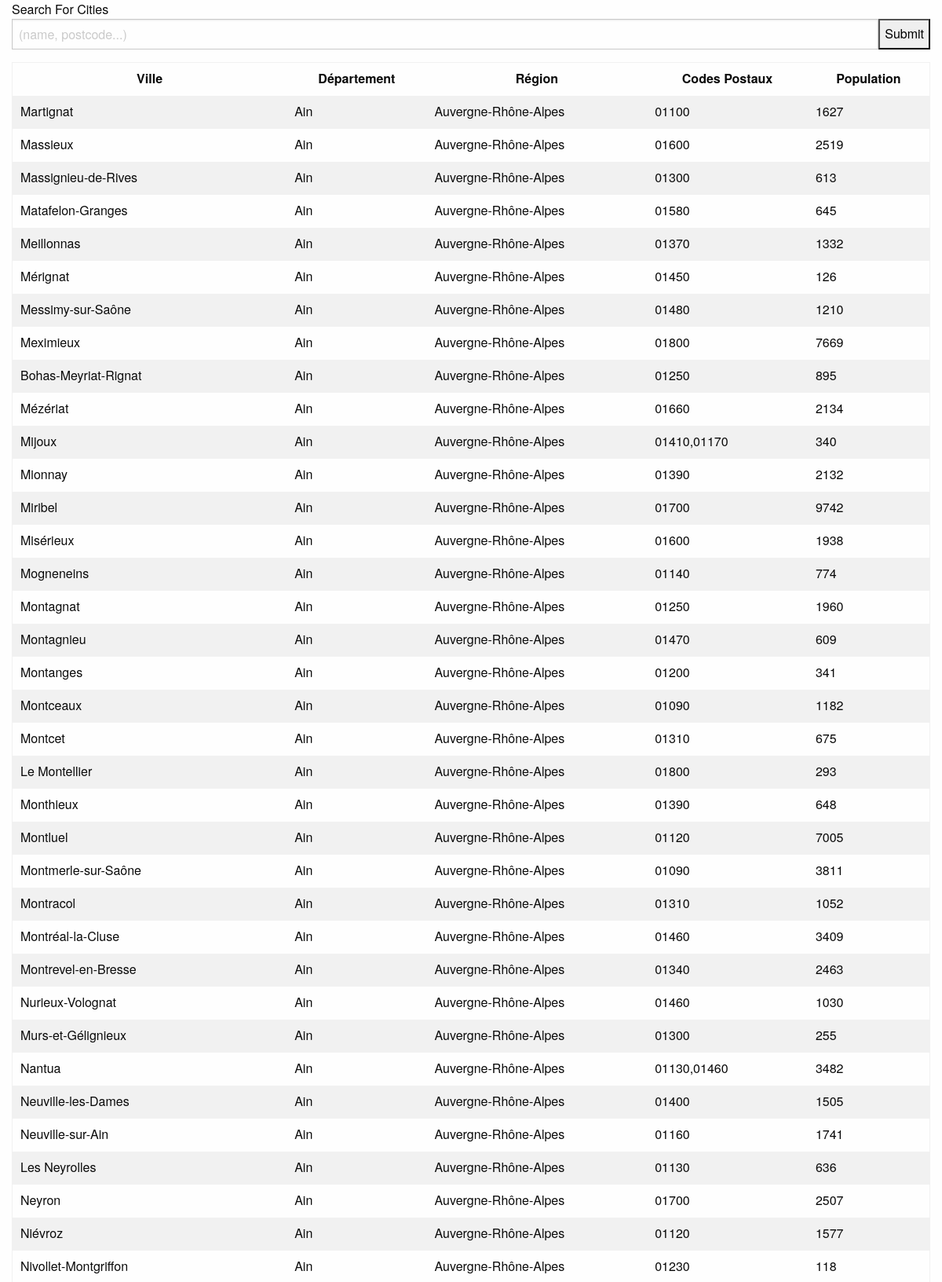
/api/?search=&page=3 (upper part), run on the app's committed database.
### api/models.py (models this page shows)
class City(models.Model):
    name = models.CharField(max_length=64)
    code = models.CharField(max_length=8, unique=True)
    population = models.IntegerField()
    postcodes = models.CharField(max_length=64)
    department = models.ForeignKey(Department, on_delete=models.CASCADE)
    region = models.ForeignKey(Region, on_delete=models.CASCADE)

class Department(models.Model):
    name = models.CharField(max_length=64)
    code = models.CharField(max_length=8, unique=True)
    region = models.ForeignKey(Region, on_delete=models.CASCADE)

class Region(models.Model):
    name = models.CharField(max_length=64)
    code = models.CharField(max_length=8, unique=True)

### api/views.py (the view)
# urls.py: path('', views.index),
def index(request):
    searched = request.GET.get('search', '')
    cities = City.objects.filter(Q(name__icontains=searched) | Q(postcodes__icontains=searched))
    page = request.GET.get('page', 1)
    paginator = Paginator(cities, 100)
    page_range = 10
    try:
        cities = paginator.page(page)
        page_range = range(max(int(page) - 5, 2), min(int(page) + 5, int(cities.paginator.num_pages) - 1))
    except PageNotAnInteger:
        cities = paginator.page(1)
    except EmptyPage:
        cities = paginator.page(paginator.num_pages)
    return render(request, 'index.html', {'cities': cities, 'searched': searched, 'page_range': page_range})

### api/templates/index.html (shortened to what this page needs)
<!doctype html>
<html class="no-js" lang="en">
    <head>
        <link rel="stylesheet" href="https://cdn.jsdelivr.net/npm/foundation-sites@6.6.3/dist/css/foundation.min.css"
>
    </head>
    <body>
        <div  class="grid-container"> Search For Cities</div>
        <form action="" method="get">
            <div class="grid-container">
                <div class="input-group">
                    <input class="input-group-field" type="text" name="search" value="{{ searched }}" placeholder="(name, postcode...)">
                    <div class="input-group-button">
                        <input type="submit" value="Submit">
                    </div>
                </div>
            </div>
        </form>
        <div class="grid-container">
            <table class="hover">
                <tr>
                    <th>Ville</th>
                    <th>Département</th>
                    <th>Région</th>
                    <th>Codes Postaux</th>
                    <th>Population</th>
                </tr>
                {% for city in cities %}
                <tr {% if city.population > 100000 %}  style="color: green"{% endif %}>
                    <td>
                        {{ city.name }}
                    </td>
                    <td>
                        {% if city.department %}
                        {{ city.department.name|default:"" }}
                        {% endif %}
                    </td>
                    <td>
                        {% if city.region %}
                        {{ city.region.name|default:"" }}
                        {% endif %}
                    </td>
                    <td>
                        {{ city.postcodes }}
                    </td>
                    <td>
                        {{ city.population|default:"" }}
                    </td>
                </tr>
                {% endfor %}
            </table>
        </div>
    </body>
</html>

### data on the page
City: name "Martignat", department.name "Ain", region.name "Auvergne-Rhône-Alpes", postcodes "01100", population "1627"
City: name "Massieux", department.name "Ain", region.name "Auvergne-Rhône-Alpes", postcodes "01600", population "2519"
City: name "Massignieu-de-Rives", department.name "Ain", region.name "Auvergne-Rhône-Alpes", postcodes "01300", population "613"
City: name "Matafelon-Granges", department.name "Ain", region.name "Auvergne-Rhône-Alpes", postcodes "01580", population "645"
City: name "Meillonnas", department.name "Ain", region.name "Auvergne-Rhône-Alpes", postcodes "01370", population "1332"
City: name "Mérignat", department.name "Ain", region.name "Auvergne-Rhône-Alpes", postcodes "01450", population "126"
City: name "Messimy-sur-Saône", department.name "Ain", region.name "Auvergne-Rhône-Alpes", postcodes "01480", population "1210"
City: name "Meximieux", department.name "Ain", region.name "Auvergne-Rhône-Alpes", postcodes "01800", population "7669"
City: name "Bohas-Meyriat-Rignat", department.name "Ain", region.name "Auvergne-Rhône-Alpes", postcodes "01250", population "895"
City: name "Mézériat", department.name "Ain", region.name "Auvergne-Rhône-Alpes", postcodes "01660", population "2134"
City: name "Mijoux", department.name "Ain", region.name "Auvergne-Rhône-Alpes", postcodes "01410,01170", population "340"
City: name "Mionnay", department.name "Ain", region.name "Auvergne-Rhône-Alpes", postcodes "01390", population "2132"
City: name "Miribel", department.name "Ain", region.name "Auvergne-Rhône-Alpes", postcodes "01700", population "9742"
City: name "Misérieux", department.name "Ain", region.name "Auvergne-Rhône-Alpes", postcodes "01600", population "1938"
City: name "Mogneneins", department.name "Ain", region.name "Auvergne-Rhône-Alpes", postcodes "01140", population "774"
City: name "Montagnat", department.name "Ain", region.name "Auvergne-Rhône-Alpes", postcodes "01250", population "1960"
City: name "Montagnieu", department.name "Ain", region.name "Auvergne-Rhône-Alpes", postcodes "01470", population "609"
City: name "Montanges", department.name "Ain", region.name "Auvergne-Rhône-Alpes", postcodes "01200", population "341"
City: name "Montceaux", department.name "Ain", region.name "Auvergne-Rhône-Alpes", postcodes "01090", population "1182"
City: name "Montcet", department.name "Ain", region.name "Auvergne-Rhône-Alpes", postcodes "01310", population "675"
City: name "Le Montellier", department.name "Ain", region.name "Auvergne-Rhône-Alpes", postcodes "01800", population "293"
City: name "Monthieux", department.name "Ain", region.name "Auvergne-Rhône-Alpes", postcodes "01390", population "648"
City: name "Montluel", department.name "Ain", region.name "Auvergne-Rhône-Alpes", postcodes "01120", population "7005"
City: name "Montmerle-sur-Saône", department.name "Ain", region.name "Auvergne-Rhône-Alpes", postcodes "01090", population "3811"
City: name "Montracol", department.name "Ain", region.name "Auvergne-Rhône-Alpes", postcodes "01310", population "1052"
City: name "Montréal-la-Cluse", department.name "Ain", region.name "Auvergne-Rhône-Alpes", postcodes "01460", population "3409"
City: name "Montrevel-en-Bresse", department.name "Ain", region.name "Auvergne-Rhône-Alpes", postcodes "01340", population "2463"
City: name "Nurieux-Volognat", department.name "Ain", region.name "Auvergne-Rhône-Alpes", postcodes "01460", population "1030"
City: name "Murs-et-Gélignieux", department.name "Ain", region.name "Auvergne-Rhône-Alpes", postcodes "01300", population "255"
City: name "Nantua", department.name "Ain", region.name "Auvergne-Rhône-Alpes", postcodes "01130,01460", population "3482"
City: name "Neuville-les-Dames", department.name "Ain", region.name "Auvergne-Rhône-Alpes", postcodes "01400", population "1505"
City: name "Neuville-sur-Ain", department.name "Ain", region.name "Auvergne-Rhône-Alpes", postcodes "01160", population "1741"
City: name "Les Neyrolles", department.name "Ain", region.name "Auvergne-Rhône-Alpes", postcodes "01130", population "636"
City: name "Neyron", department.name "Ain", region.name "Auvergne-Rhône-Alpes", postcodes "01700", population "2507"
City: name "Niévroz", department.name "Ain", region.name "Auvergne-Rhône-Alpes", postcodes "01120", population "1577"
City: name "Nivollet-Montgriffon", department.name "Ain", region.name "Auvergne-Rhône-Alpes", postcodes "01230", population "118"
